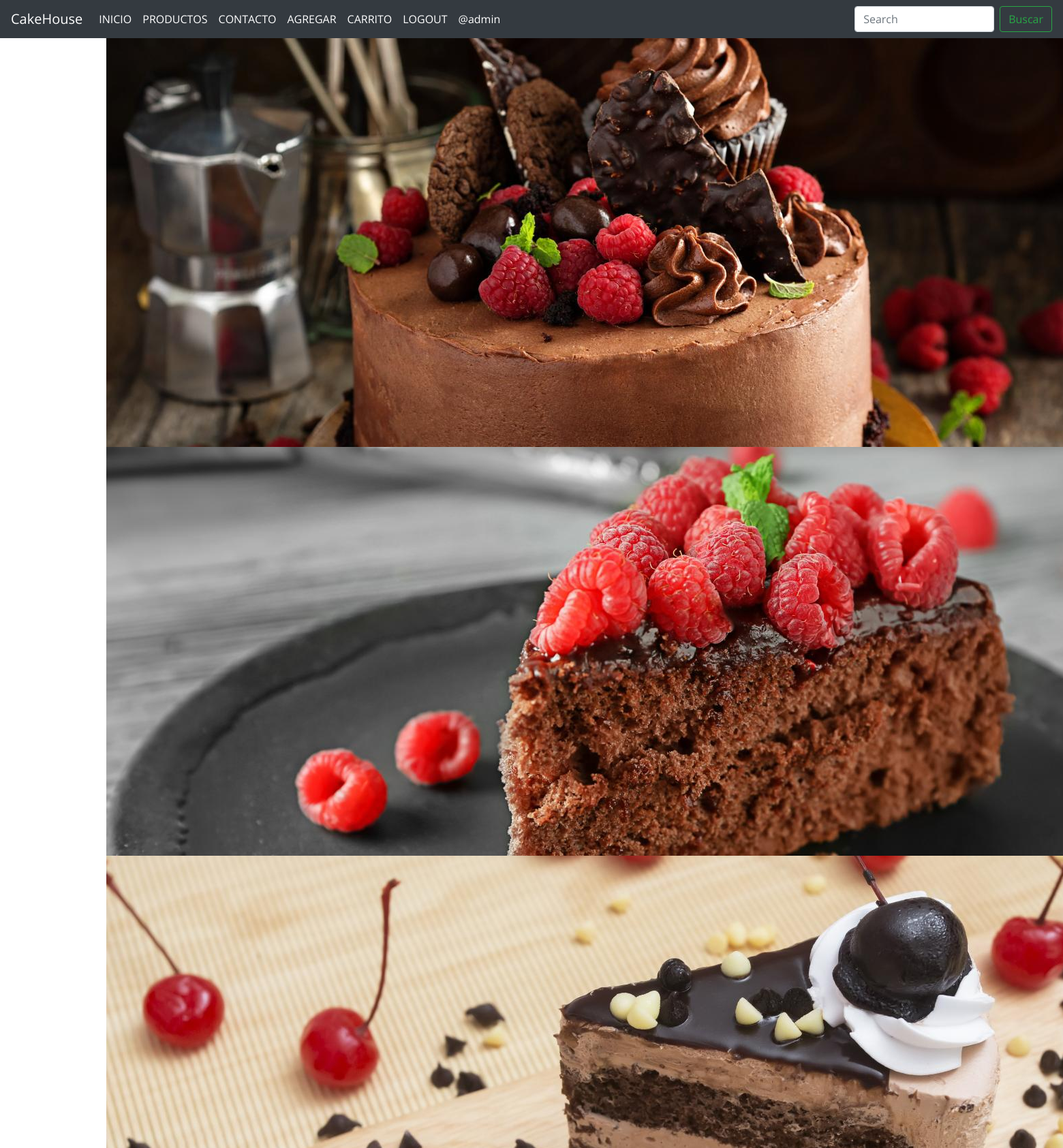
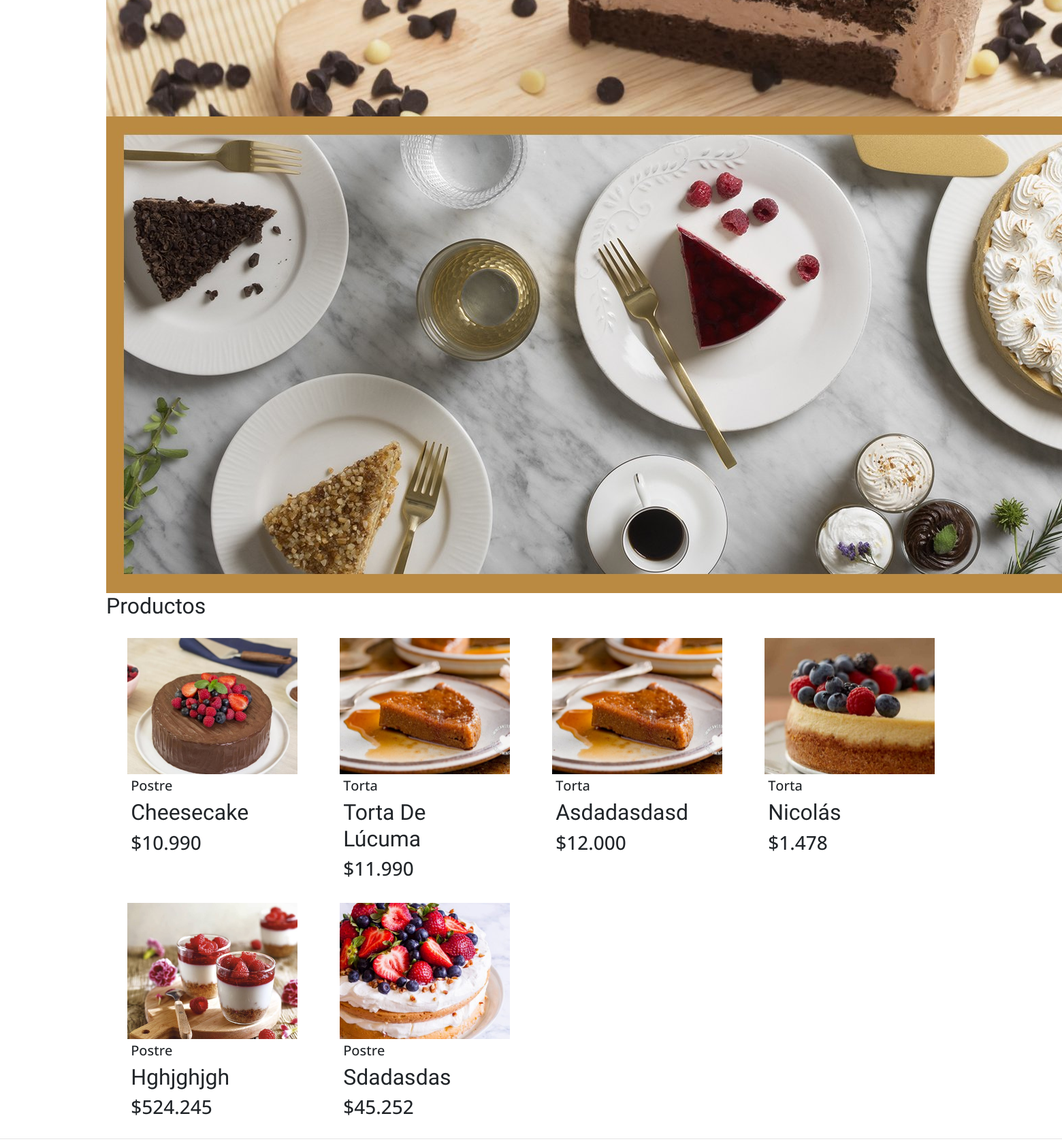
The app's page / (signed in, upper part) with its own data (2 pictures, top to bottom).
### app/models.py (models this page shows, shortened)
class Producto(models.Model):
    nombre = models.CharField(max_length=50)
    precio = models.IntegerField()
    descripcion = models.TextField()
    tipo = models.ForeignKey(Tipo, on_delete=models.PROTECT)
    fecha_fabricacion = models.DateField()
    image = models.ImageField(upload_to="productos", null=True)

class Tipo(models.Model):
    nombre = models.CharField(max_length=50)
    def __str__(self):
        return self.nombre

### app/views.py (the view)
# urls.py: path('', home, name="home"),
def home(request):
    productos = Producto.objects.all()
    data = {'productos': productos}
    return render(request, 'app/home.html', data)

### app/templates/app/home.html (shortened to what this page needs)
{% extends 'app/base.html' %}
{% load static %}
{% block css %}
<link rel="stylesheet" href="https://cdn.jsdelivr.net/bxslider/4.2.12/jquery.bxslider.css">
{% endblock %}
{% block contenido %}
<div class="slider">
    <div>
        <img src="{% static 'app/img/banner/pastel.jpg' %}" alt="">
    </div>
    <div>
        <img src="{% static 'app/img/banner/pastel2.jpg' %}" alt="">
    </div>
    <div>
        <img src="{% static 'app/img/banner/pastel3.jpg' %}" alt="">
    </div>
    <div>
        <img src="{% static 'app/img/banner/pastel4.jpg' %}" alt="">
    </div>
</div>
{% load humanize %}
<h2>Productos</h2>
<div class="productos">
    {% for p in productos %}
    <div class="producto">
        <div class="contenedor_producto">
            {% if p.image %}
            <img src="{{ p.image.url }}" alt="imagen producto">
            {% endif %}
            <div class="detalle">
                <h5>{{ p.tipo | capfirst }}</h5>
                <h2>{{ p.nombre | title }}</h2>
                <h3>${{ p.precio | intcomma }}</h3>
            </div>
        </div>
    </div>
    {% endfor %}
</div>
{% endblock %}

### app/templates/app/base.html (shortened to what this page needs)
<!DOCTYPE html>
<html lang="es">
<head>
    <link rel="stylesheet" href="https://cdn.jsdelivr.net/bxslider/4.2.12/jquery.bxslider.css">
    {% load static %}
    <link rel="stylesheet" href="https://cdn.jsdelivr.net/npm/bootstrap@4.6.0/dist/css/bootstrap.min.css"
>
    {% block css %}
    {% endblock %}
    <link rel="stylesheet" href="{% static 'app/css/estilos.css' %}">
</head>
<body>
    <nav class="navbar navbar-expand-lg navbar-dark bg-dark">
        <a class="navbar-brand" href="{% url 'home' %}">CakeHouse</a>
        <div class="collapse navbar-collapse" id="navbarSupportedContent">
            <ul class="navbar-nav mr-auto">
                <li class="nav-item active">
                    <a class="nav-link" href="{% url 'home' %}">INICIO<span class="sr-only">(current)</span></a>
                </li>
                <li class="nav-item active">
                    <a class="nav-link" href="{% url 'productos' %}">PRODUCTOS<span class="sr-only">(current)</span></a>
                </li>
                <li class="nav-item active">
                    <a class="nav-link" href="{% url 'contacto' %}">CONTACTO<span class="sr-only">(current)</span></a>
                </li>
                {% if perms.app.add_producto %}
                <li class="nav-item active">
                    <a class="nav-link" href="{% url 'agregar_producto' %}">AGREGAR<span class="sr-only">(current)</span></a>
                </li>
                {% endif %}
                {% if perms.app.view_producto %}
                <li class="nav-item active">
                    <a class="nav-link" href="{% url 'listar_productos' %}">CARRITO<span class="sr-only">(current)</span></a>
                </li>
                {% endif %}
                {% if user.is_authenticated %}
                <li class="nav-item active">
                    <a class="nav-link" href="{% url 'logout' %}">LOGOUT<span class="sr-only">(current)</span></a>
                </li>
                <li class="nav-item active">
                    <a class="nav-link" href="#">@{{ user.username }}<span class="sr-only">(current)</span></a>
                </li>
                {% endif %}
            </ul>
            <form class="form-inline my-2 my-lg-0">
                <input class="form-control mr-sm-2" type="search" placeholder="Search" aria-label="Search">
                <button class="btn btn-outline-success my-2 my-sm-0" type="submit">Buscar</button>
            </form>
        </div>
    </nav>
    <div id="contenido">
        {% block contenido %}
        {% endblock %}
    </div>
    <hr>
</body>
</html>

### app/static/app/css/estilos.css (style rules this page uses)
* { margin:0; padding:0; }
body { background-color: rgb(255, 255, 255); font-family: 'Open Sans', sans-serif; }
h1,h2 { font-family: 'Balsamiq Sans', cursive; }
nav { display: flex; justify-content: flex-end; align-items: center; height: 100%; }
nav a { color:white; text-decoration: none; }
#contenido { width: 80%; margin:auto; max-width: 1280px; min-height: 100vh; }
.productos { display: flex; flex-wrap: wrap; }
.producto { width: 25%; margin-top: 20px; }
.producto img { width: 100%; height: 200px; object-fit: cover; }
.producto .detalle { padding: 5px; }
.producto .contenedor_producto { background-color: white; width: 80%; margin: auto; }

### records on screen
Producto: image (picture), tipo "Postre", nombre "Cheesecake", precio "10.990"
Producto: image (picture), tipo "Torta", nombre "Torta De Lúcuma", precio "11.990"
Producto: image (picture), tipo "Torta", nombre "Asdadasdasd", precio "12.000"
Producto: image (picture), tipo "Torta", nombre "Nicolás", precio "1.478"
Producto: image (picture), tipo "Postre", nombre "Hghjghjgh", precio "524.245"
Producto: image (picture), tipo "Postre", nombre "Sdadasdas", precio "45.252"

### other values on screen
{{ user.username }} "admin"
